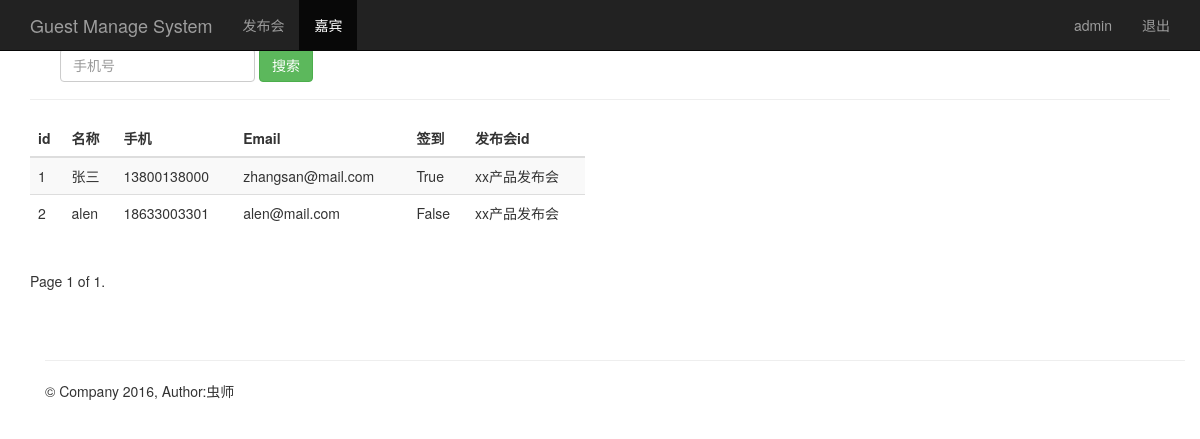
The page /guest_manage/ (signed in) on the database as committed earlier.
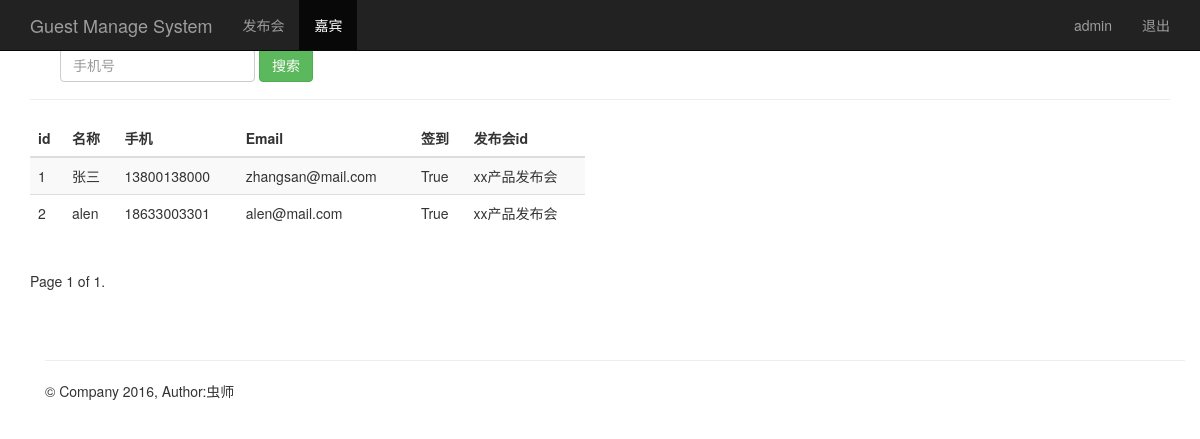
The same page on the database as committed later.
### sign/models.py (models this page shows, shortened)
class Guest(models.Model):
    event = models.ForeignKey(Event)            # 关联发布会id
    realname = models.CharField(max_length=64)  # 姓名
    phone = models.CharField(max_length=16)     # 手机号
    email = models.EmailField()                 # 邮箱
    sign = models.BooleanField()                # 签到状态
    create_time = models.DateTimeField(auto_now=True)  # 创建时间（自动获取当前时间）
    class Meta:
        unique_together = ('phone', 'event')

class Event(models.Model):
    name = models.CharField(max_length=100)            # 发布会标题
    limit = models.IntegerField()                      # 限制人数
    status = models.BooleanField()                     # 状态
    address = models.CharField(max_length=200)         # 地址
    start_time = models.DateTimeField('events time')   # 发布会时间
    create_time = models.DateTimeField(auto_now=True)  # 创建时间（自动获取当前时间）
    def __str__(self):
        return self.name

### sign/views.py (the view)
# urls.py: url(r'^guest_manage/$', views.guest_manage),
@login_required
def guest_manage(request):
    guest_list = Guest.objects.all()
    username = request.session.get('username', '')
    paginator = Paginator(guest_list, 10)
    page = request.GET.get('page')
    try:
        contacts = paginator.page(page)
    except PageNotAnInteger:
        contacts = paginator.page(1)
    except EmptyPage:
        contacts = paginator.page(paginator.num_pages)
    return render(request, "guest_manage.html", {"user": username, "guests": contacts})

### sign/templates/guest_manage.html (shortened to what this page needs)
{% extends "base.html" %}
{% block content %}
    <nav class="navbar navbar-inverse navbar-fixed-top">
      <div class="container">
        <div class="navbar-header">
          <a class="navbar-brand" href="/guest_manage/">Guest Manage System</a>
        </div>
        <div id="navbar" class="collapse navbar-collapse">
          <ul class="nav navbar-nav">
            <li><a href="/event_manage/">发布会</a></li>
            <li class="active"><a href="#about">嘉宾</a></li>
          </ul>
          <ul class="nav navbar-nav navbar-right">
           <li><a href="#">{{user}}</a></li>
           <li><a href="/logout/">退出</a></li>
         </ul>
        </div>
      </div>
    </nav>
    <div class="container theme-showcase" role="main">
      <div class="page-header">
        <div id="navbar" class="navbar-collapse collapse">
          <form class="navbar-form" method="get" action="/sreach_phone/">
            <div class="form-group">
              <input name="phone" type="text" placeholder="手机号" class="form-control">
            </div>
            <button type="submit" class="btn btn-success">搜索</button>
          </form>
        </div>
      </div>
      <div class="row">
        <div class="col-md-6">
          <table class="table table-striped">
            <thead>
              <tr>
                <th>id</th>
                <th>名称</th>
                <th>手机</th>
                <th>Email</th>
                <th>签到</th>
                <th>发布会id</th>
              </tr>
            </thead>
            <tbody>
              {% for guest in guests %}
                <tr>
                  <td>{{ guest.id }}</td>
                  <td>{{ guest.realname }}</td>
                  <td>{{ guest.phone }}</td>
                  <td>{{ guest.email }}</td>
                  <td>{{ guest.sign }}</td>
                  <td>{{ guest.event }}</td>
                </tr>
             {% endfor %}
            </tbody>
          </table>
        </div>
      </div>
    <div class="pagination">
      <span class="step-links">
          <span class="current">
            Page {{ guests.number }} of {{ guests.paginator.num_pages }}.
          </span>
      </span>
    </div>
{% endblock %}

Rows that differ between the two databases and show on the page:
changed Guest "alen": sign "False" → "True"
